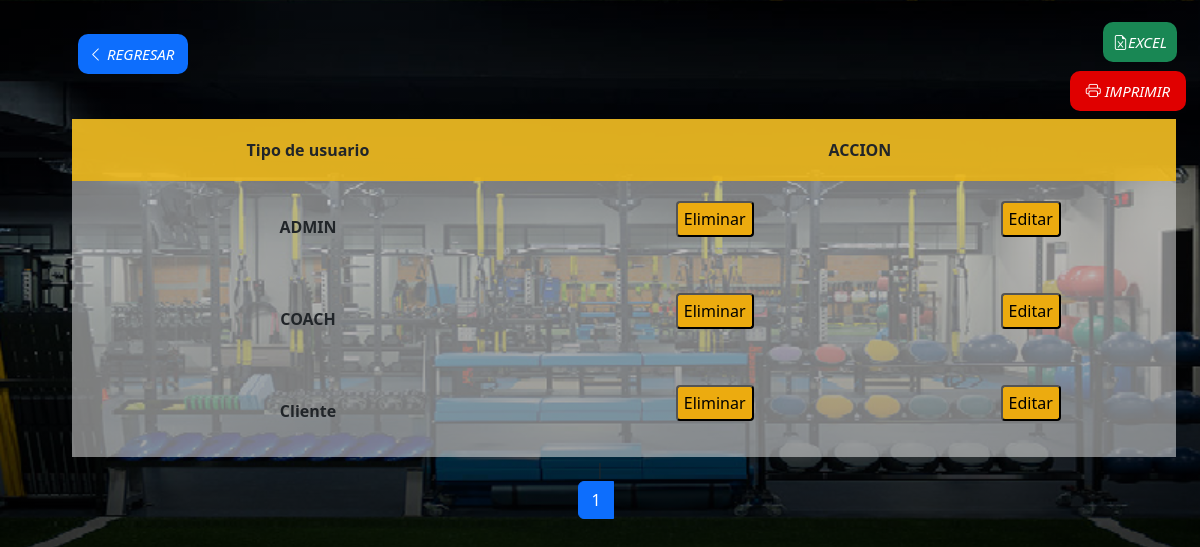
/vista/admin/tablas/tabla_tip_u.php (signed in), run on the app's committed database.
### tables this page shows
CREATE TABLE `tip_user` (
  `id_tip_user` int(11) NOT NULL,
  `nom_tip_user` text NOT NULL
);

### vista/admin/tablas/tabla_tip_u.php (the view, shortened to what this page needs)
<?php
$daba = new Database();
$conex = $daba->conectar();
$por_pagina = 5;
if(isset($_GET['pagina'])){
$pagina = $_GET['pagina'];
}
else
{
$pagina = 1;
}
$empieza = ($pagina - 1) * $por_pagina;
$sql1 = $conex->prepare("SELECT * FROM tip_user
ORDER BY id_tip_user LIMIT $empieza, $por_pagina");
$sql1->execute();
$resultado1 = $sql1->fetchAll(PDO::FETCH_ASSOC);
?>
<?php
$sql = $conex->prepare("SELECT COUNT(*) FROM tip_user  ORDER BY id_tip_user");
$sql->execute();
$resul = $sql->fetchColumn();
$total_paginas = ceil($resul / $por_pagina);
if ($total_paginas == 0)
{
echo "<center>".'Lista Vacia'."</center>";
} else
echo "<center><a href='tabla_tip_u.php?pagina=1'>" . "<i class='fa fa-arrow-left'></i>" . "</a>";
?>
<!DOCTYPE html>
<html lang="en">
<head>
    <link rel="stylesheet" href="../../../css/stiledi.css">
    <link rel="stylesheet" href=" https://cdn.jsdelivr.net/npm/bootstrap@5.3.0-alpha3/dist/css/bootstrap.min.css">
    <link rel="stylesheet" href="https://cdn.jsdelivr.net/npm/bootstrap-icons@1.10.4/font/bootstrap-icons.css">
    <link rel="stylesheet" href="https://cdn.jsdelivr.net/npm/bootstrap-icons@1.10.3/font/bootstrap-icons.css">
</head>
<body>
    <a class="btn btn success" href="../index.php" style="margin-left: -45%; margin-top:3%; position:absolute;">
        <i class="bi bi-chevron-left"
            style="padding:10px 14px 10px 10px; color:#fff; font-size:15px; background-color:#0d6efd; border-radius:10px;">
            REGRESAR</i>
    </a>
    <br>
    <a class="btn btn success" style="margin-left: 90%; margin-top:0%;" href="../excel/excel_tip_usu.php">
    <i class="bi bi-file-earmark-excel" style="padding:10px 10px 10px 10px; border-radius:10px; color:#fff; font-size:15px; background-color:#198754;">EXCEL</i>
    </a>
    <br>
    <a  class="btn btn success" href="../imprimir/imp_tip_usu.php" style="margin-left: 88%; margin-top:1%;">
    <i class="bi bi-printer" style="padding:10px 16px 10px 16px; border-radius:10px; color:#fff; font-size:15px; background-color:#E00000;">  IMPRIMIR</i>
    </a>
    <table>
        <thead>
            <tr>
                <th>Tipo de usuario</th>
                <th colspan="2">ACCION</th>
            </tr>
        </thead>
        <?php
        foreach ($resultado1 as $usu) {
        ?>
            <tr>
                <td><?= $usu['nom_tip_user'] ?></td>
                <td>
                    <form method="GET" action="../eliminar/eliminar_tip_u.php" >
                        <button type="submit" onclick="return confirm('¿Esta seguro de eliminar este usuario?');">Eliminar</button>
                    </form>
                </td>
                <td>
                    <form method=" GET" action="../actu_datos.php" >
                        <button type="submit">Editar</button>
                    </form>
                </td>
            </tr>
        <?php
        }
        ?>
    </table>
    |<div class="text-center" role="toolbar" aria-label="Toolbar with button groups">
            <div class="btn-group me-2" role="group" aria-label="First group" aling>
                <?php
                for ($i = 1; $i <= $total_paginas; $i++) {
                    echo "<a class='btn btn-primary'  href='tabla_tip_u.php?pagina=" . $i . "'> " . $i . " </a>";
                }
                echo "<a href='tabla_tip_u.php?pagina=$total_paginas'>" . "<i class='fa fa-arrow-right'></i>"
                    . "</a></center>";
                ?>
</body>
</html>

### css/stiledi.css (style rules this page uses)
body { margin: 0; padding: 0; background:linear-gradient(0deg, rgba(0,0,0,10), rgba(0,0,0,0.3)), url(../img/lissta.png); background-size: 100%; font-family: sans-serif; height: 100vh; }
table { border-collapse: collapse; margin-top: 10px; width:92%; margin-left: 4%; background-color: #ffffff7a; text-align: left; border: collapse; Text-align:Center; }
td,th { font-weight: bold; padding:20px; }
thead { border-bottom: solid 5px #000; background-color: #edb612dd; }
a { text-decoration: none; margin-left: 10px; font-size: 20px; color: rgb(255, 255, 255); }
table button { text-align: center; height: 36px; background-color: #ECAB0F; border-radius:4px; }

### data on the page
tip_user: nom_tip_user "ADMIN"
tip_user: nom_tip_user "COACH"
tip_user: nom_tip_user "Cliente"
